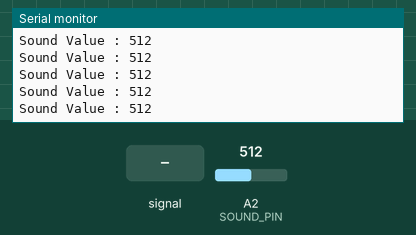
The sketch below on a simulated Arduino Uno, built with avr-gcc and run on an emulated ATmega328P. Shown: the last lines printed to the serial monitor. The test bench sets the inputs (shaded band); at power-on: A2 (SOUND_PIN) = 512.

Above: at 1.2 s.
1.3 s: A2 (SOUND_PIN) fed a 200 Hz sine of ±81 counts around its level
At 1.56 s:
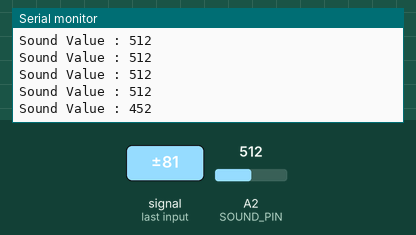
2.8 s: A2 (SOUND_PIN) set to 716
At 2.96 s:
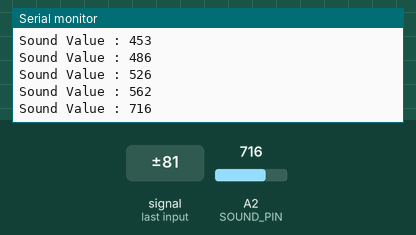
4.3 s: A2 (SOUND_PIN) fed a 1000 Hz sine of ±255 counts around its level
At 4.56 s:
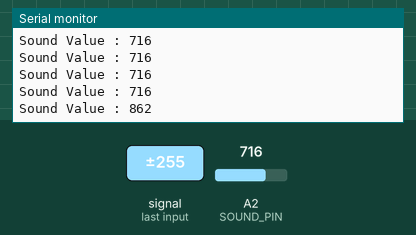
5.8 s: A2 (SOUND_PIN) set to 900
At 5.97 s:
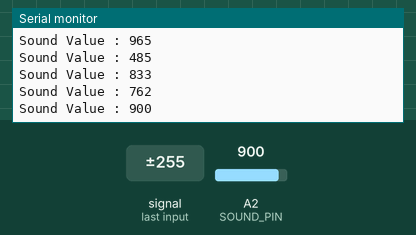
Timing chart, 0 to 8.3 s (numbered marks = the images above; inputs shaded):
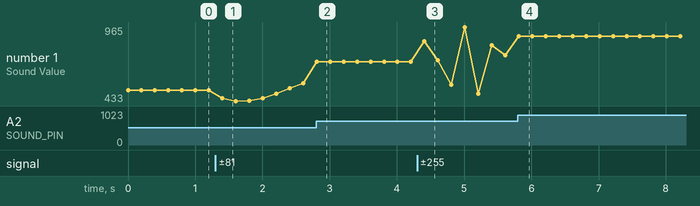

The sketch:

C31-1.ino
```cpp
#define SOUND_PIN A2

void setup() {
  Serial.begin(9600);
}

void loop() {
  int nValue = analogRead(SOUND_PIN);

  Serial.print("Sound Value : ");
  Serial.println(nValue);

delay(200);
}
```

Measured:
- after the input at 1.3 s, the serial monitor: prints a new line after 0.10 s (image 1)
- after the input at 2.8 s, the serial monitor: prints a new line at once (image 2)
- after the input at 4.3 s, the serial monitor: prints a new line after 0.11 s (image 3)
- after the input at 5.8 s, the serial monitor: prints a new line at once (image 4)
- plotted number 1: 512 → 562 after the input at 1.3 s, 562 → 716 after the input at 2.8 s, 716 → 762 after the input at 4.3 s, 762 → 900 after the input at 5.8 s
